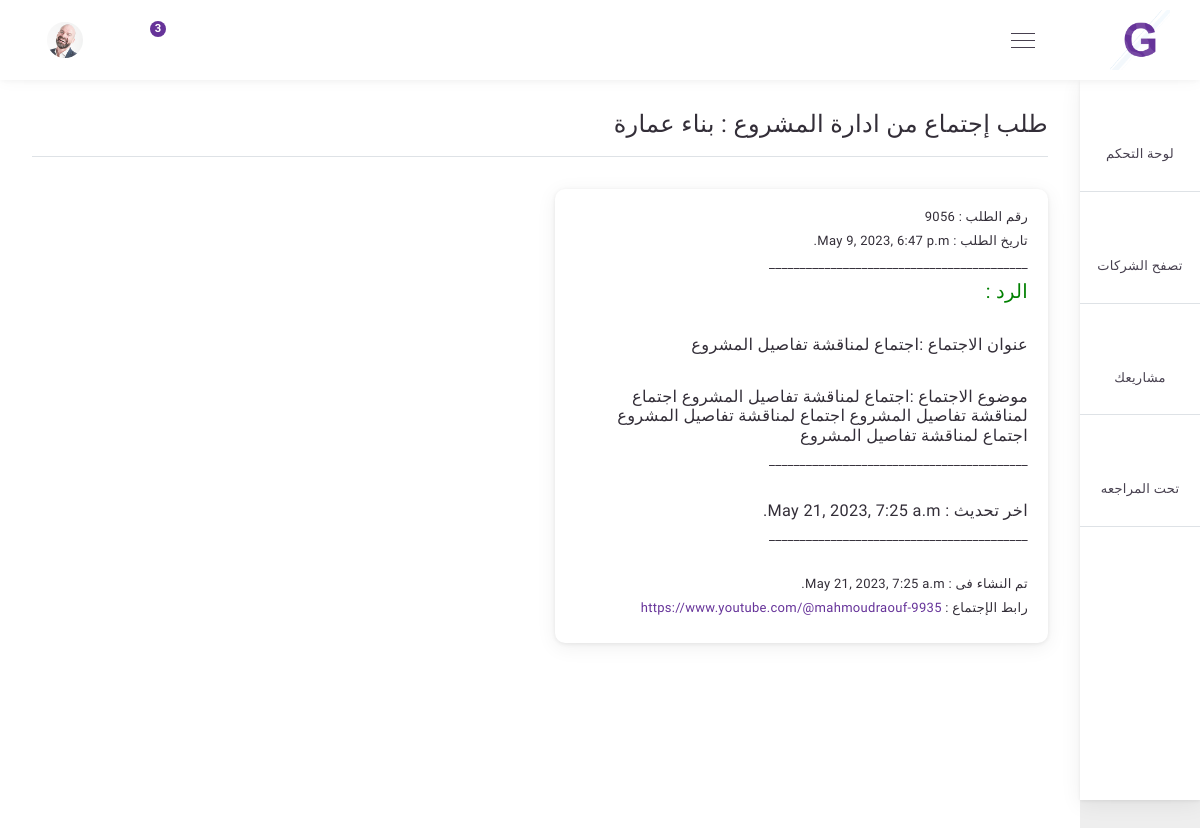
/orders/1/project_meetings/, run on the app's committed database.
### request/models.py (models this page shows, shortened)
class ProjectRequest(models.Model):
    Request_Status={
        ('تحت المراجعة' , 'تحت المراجعة'),
        ('مقبول' , 'مقبول'),
        ('مرفوض ' , 'مرفوض'),
    }
    work_Type={
        ('بناء' , 'بناء'),
        ('ترميم' , 'ترميم'),
        ('شراء ' , 'شراء'),
    }
    user               = models.ForeignKey(User,  on_delete=models.CASCADE)
    company            = models.ForeignKey(Company,  on_delete=models.CASCADE)
    workname           = models.CharField(_("إسم العميل"), max_length=50)
    name               = models.CharField(_("عنوان المشروع"), max_length=50)
    workType           = models.CharField(_("نوع العمل "),choices=work_Type,default='بناء' , max_length=50)
    request_status     = models.CharField(_("حالة الطلب "),choices=Request_Status,default='تحت المراجعة' , max_length=50)
    city               = models.CharField(_("المدينة "), max_length=50)
    code               = models.IntegerField(_("رقم الطلب"), default=random_string)
    description        = models.TextField(_("وصف الطلب"))
    create_at          = models.DateTimeField(_("تاريخ الطلب"), default = timezone.now)
    class Meta:
        verbose_name = _("Project Request")
        verbose_name_plural = _("Project Request")

class ProjectMeetings(models.Model):
    project_meetings  = models.ForeignKey(ProjectRequest,  on_delete=models.CASCADE)
    name        = models.CharField(_("عنوان الاجتماع"), max_length=50)
    description        = models.TextField(_("موضوع الاجتماع"))
    meetingsLink        = models.URLField(("رابط الاجتماع"), max_length=200)
    update_at          = models.DateTimeField(_("أخر تحديث للطلب"), default = timezone.now)
    create_at          = models.DateTimeField(_("تاريخ الطلب"), default = timezone.now)
    class Meta:
        verbose_name = _("Project Meetings")
        verbose_name_plural = _("Project Meetings")

### orders/views.py (the view)
# urls.py: path('<int:id>/project_meetings/' , views.project_meetings  , name='project_meetings'),
def project_meetings(request , id):
    ProjectRequestid  = get_object_or_404(ProjectRequest, id=id)
    project_meetings  = ProjectMeetings.objects.get(project_meetings = ProjectRequestid)
    return render(request ,'project_meetings.html', {
        'ProjectRequestid' : ProjectRequestid ,
        'project_meetings' : project_meetings ,
        'title' : 'حالة المشروع الخاص بك',
    })

### orders/templates/project_meetings.html
{% extends 'base.html' %}
{% load static %}
{% load bootstrap4 %}
{% block 'body' %}
<div class="main-content-wrap sidenav-open d-flex flex-column">
<div class="main-content">
    <div class="breadcrumb">
        <h1>طلب إجتماع من ادارة المشروع :   {{ProjectRequestid.name}} </h1>
    </div>
    <div class="separator-breadcrumb border-top"></div>
    <div class="row">
        <div class="col-md-6">
            <div class="card mb-5">
                <div class="card-body">
                   <h6>رقم الطلب : {{ProjectRequestid.code}}</h6>
                   <h6>تاريخ الطلب : {{ProjectRequestid.create_at}}</h6>
                   <h6>__________________________________________</h6>
                   <h4 style="color:green">الرد  : </h4>
                   <br>
                   <h5>عنوان الاجتماع :{{project_meetings.name}}</h5>
                   <br>
                   <h5>موضوع الاجتماع :{{project_meetings.description}}</h5>
                   <h6>__________________________________________</h6>
                   <br>
                   <h5>اخر تحديث : {{project_meetings.update_at}}</h5>
                   <h6>__________________________________________</h6>
                   <br>
                   <h6>تم النشاء فى : {{project_meetings.create_at}}</h6>
                   <h6>رابط الإجتماع : <a href="{{project_meetings.meetingsLink}}">{{project_meetings.meetingsLink}}<a></h6>
                </div>
            </div>
        </div>
    </div>
    </div>
</div>
{% endblock %}

### data on the page
ProjectRequest: name "بناء عمارة", code "9056", create_at "May 9, 2023, 6:47 p.m."
ProjectMeetings: name "اجتماع لمناقشة تفاصيل المشروع", description "اجتماع لمناقشة تفاصيل المشروع اجتماع لمناقشة تفاصيل المشروع اجتماع لمناقشة تفاصيل المشروع اجتماع لمناقشة تفاصيل المشروع", update_at "May 21, 2023, 7:25 a.m.", create_at "May 21, 2023, 7:25 a.m.", meetingsLink "https://www.youtube.com/@mahmoudraouf-9935"
